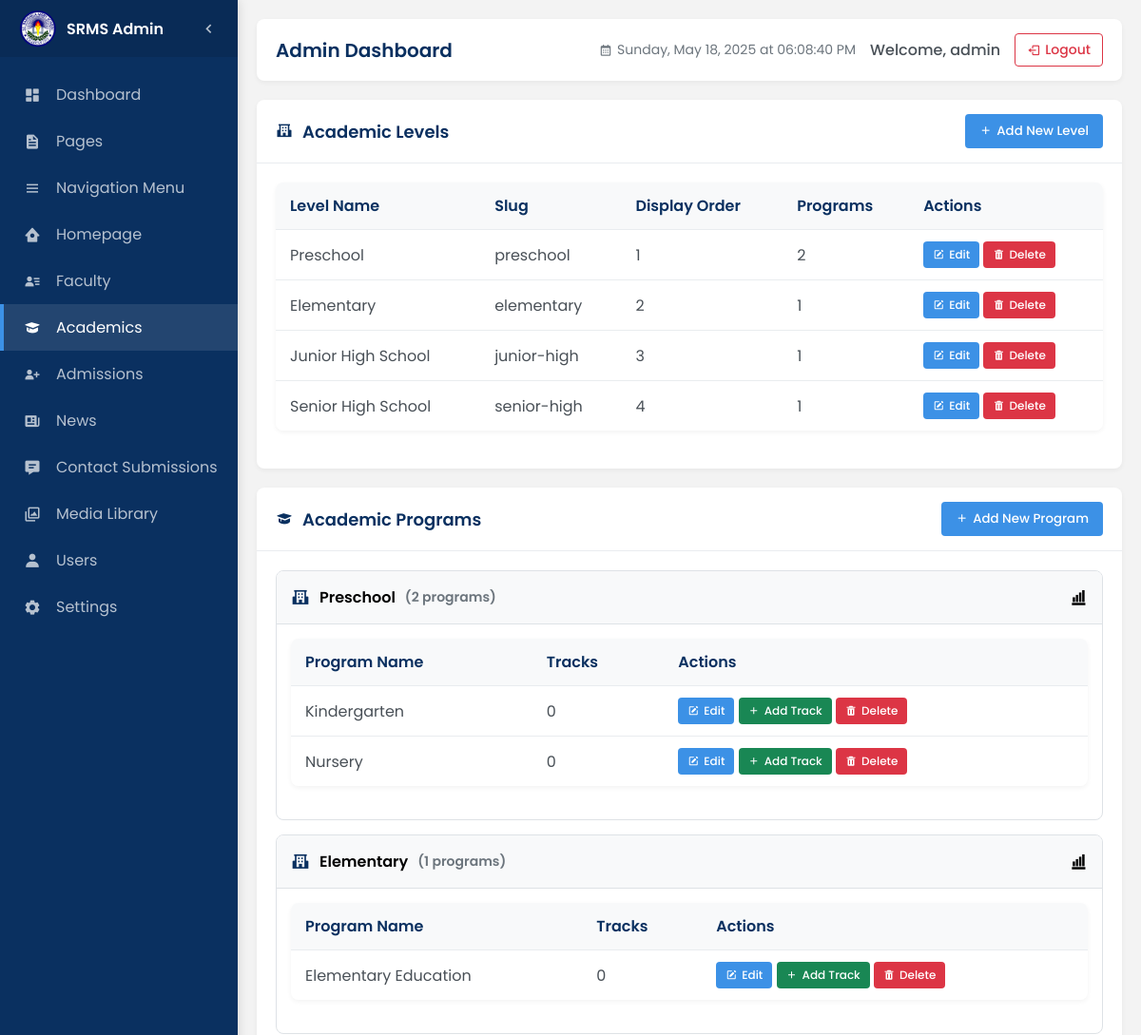
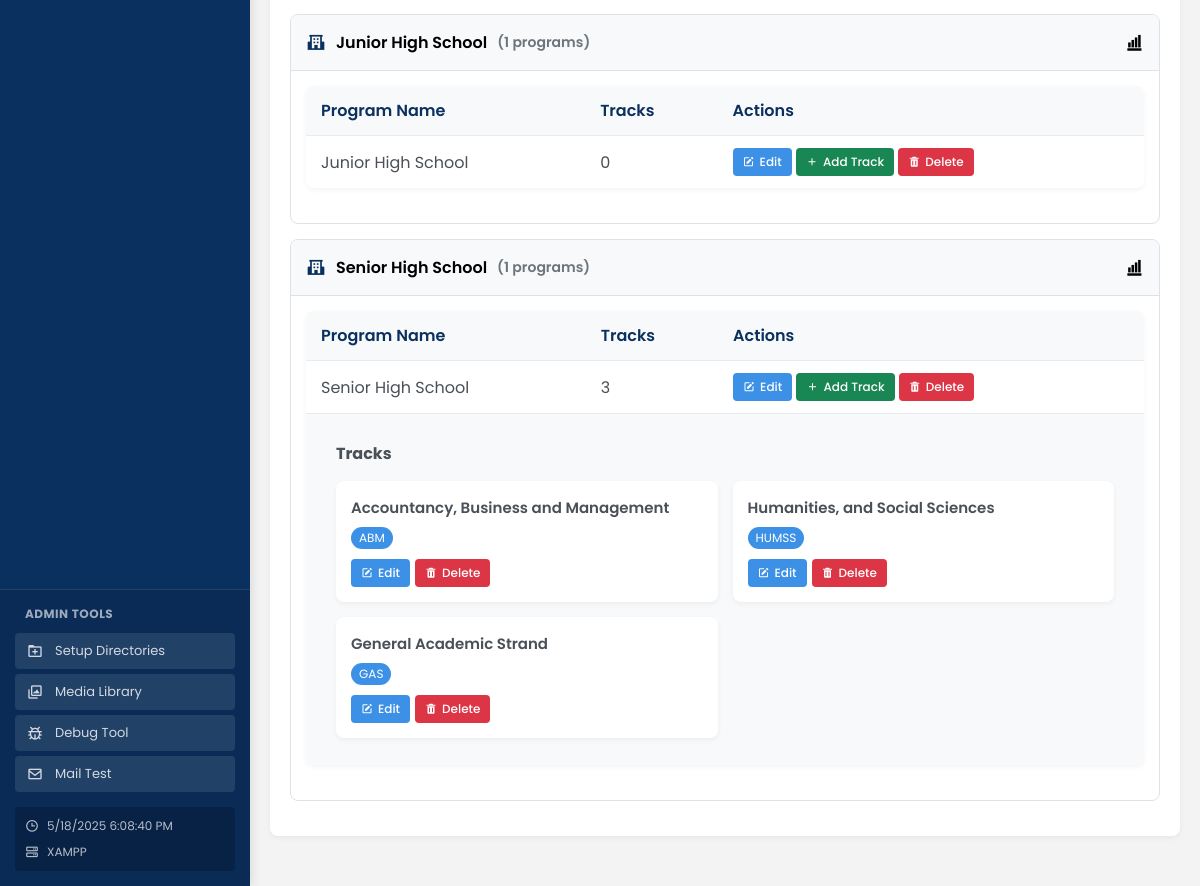
The app's page /admin/academics-manage.php (signed in) with its own data (2 pictures, top to bottom).
### tables this page shows
CREATE TABLE `academic_levels` (
  `id` int(11) NOT NULL,
  `name` varchar(50) NOT NULL,
  `slug` varchar(50) NOT NULL,
  `display_order` int(11) DEFAULT 0
);

CREATE TABLE `academic_programs` (
  `id` int(11) NOT NULL,
  `level_id` int(11) NOT NULL,
  `name` varchar(100) NOT NULL,
  `description` text DEFAULT NULL,
  `display_order` int(11) DEFAULT 0,
  `created_at` timestamp NOT NULL DEFAULT current_timestamp(),
  `updated_at` timestamp NOT NULL DEFAULT current_timestamp() ON UPDATE current_timestamp()
);

CREATE TABLE `academic_tracks` (
  `id` int(11) NOT NULL,
  `program_id` int(11) NOT NULL,
  `name` varchar(100) NOT NULL,
  `code` varchar(20) DEFAULT NULL,
  `description` text DEFAULT NULL,
  `display_order` int(11) DEFAULT 0
);

### includes/db.php (called while the page is built, shortened)
<?php
class Database {
    private $connection;
    private function connect() {
        $host = DB_SERVER;
        $user = DB_USERNAME;
        $pass = DB_PASSWORD;
        $db = DB_NAME;
        $port = defined('DB_PORT') ? DB_PORT : '3306';
        $this->connection = new mysqli($host, $user, $pass, $db, $port);
        $this->connection->set_charset('utf8mb4');
    }
    public function query($sql) {
        $result = $this->connection->query($sql);
        return $result;
    }
    public function fetch_all($sql) {
        $result = $this->query($sql);
        $rows = [];
        if ($result) {
            while ($row = $result->fetch_assoc()) {
                $rows[] = $row;
            }
        }
        return $rows;
    }
}

### admin/academics-manage.php (the view, shortened to what this page needs)
<?php
include_once '../includes/db.php';
$db = new Database();
$levels = $db->fetch_all("SELECT * FROM academic_levels ORDER BY display_order ASC");
$programs = $db->fetch_all("SELECT p.*, l.name as level_name
                           FROM academic_programs p
                           JOIN academic_levels l ON p.level_id = l.id
                           ORDER BY l.display_order ASC, p.name ASC");
$tracks = $db->fetch_all("SELECT t.*, p.name as program_name, l.name as level_name
                         FROM academic_tracks t
                         JOIN academic_programs p ON t.program_id = p.id
                         JOIN academic_levels l ON p.level_id = l.id
                         ORDER BY t.display_order ASC");
$programs_by_level = [];
foreach ($programs as $program) {
    $level_id = $program['level_id'];
    if (!isset($programs_by_level[$level_id])) {
        $programs_by_level[$level_id] = [];
    }
    $programs_by_level[$level_id][] = $program;
}
$tracks_by_program = [];
foreach ($tracks as $track) {
    $program_id = $track['program_id'];
    if (!isset($tracks_by_program[$program_id])) {
        $tracks_by_program[$program_id] = [];
    }
    $tracks_by_program[$program_id][] = $track;
}
?>
<div class="academics-dashboard">
    <div class="panel mb-4">
        <div class="panel-header">
            <h3 class="panel-title"><i class='bx bxs-school'></i> Academic Levels</h3>
            <div class="panel-actions">
                <button type="button" class="btn btn-primary" id="add-level-btn">
                    <i class='bx bx-plus'></i> Add New Level
                </button>
            </div>
        </div>
        <div class="panel-body">
            <div class="table-container">
                <table class="table" id="levelsTable">
                    <thead>
                        <tr>
                            <th>Level Name</th>
                            <th>Slug</th>
                            <th>Display Order</th>
                            <th>Programs</th>
                            <th>Actions</th>
                        </tr>
                    </thead>
                    <tbody>
                        <?php if(empty($levels)): ?>
                        <tr>
                            <td colspan="5" class="text-center">
                                <div class="empty-state">
                                    <i class='bx bxs-school'></i>
                                    <p>No academic levels found. Add your first academic level.</p>
                                </div>
                            </td>
                        </tr>
                        <?php else: ?>
                            <?php foreach($levels as $level): ?>
                            <?php $program_count = isset($programs_by_level[$level['id']]) ? count($programs_by_level[$level['id']]) : 0; ?>
                            <tr data-id="<?php echo $level['id']; ?>">
                                <td><?php echo htmlspecialchars($level['name']); ?></td>
                                <td><code><?php echo htmlspecialchars($level['slug']); ?></code></td>
                                <td><?php echo $level['display_order']; ?></td>
                                <td><?php echo $program_count; ?></td>
                                <td>
                                    <div class="action-buttons">
                                        <button type="button" class="btn btn-primary btn-sm edit-level-btn">
                                            <i class='bx bxs-edit'></i> Edit
                                        </button>
                                        <button type="button" class="btn btn-danger btn-sm delete-level-btn" <?php echo $program_count > 0 ? 'disabled' : ''; ?>>
                                            <i class='bx bxs-trash'></i> Delete
                                        </button>
                                    </div>
                                </td>
                            </tr>
                            <?php endforeach; ?>
                        <?php endif; ?>
                    </tbody>
                </table>
            </div>
        </div>
    </div>
    <div class="panel mb-4">
        <div class="panel-header">
            <h3 class="panel-title"><i class='bx bxs-graduation'></i> Academic Programs</h3>
            <div class="panel-actions">
                <button type="button" class="btn btn-primary" id="add-program-btn" <?php echo empty($levels) ? 'disabled' : ''; ?>>
                    <i class='bx bx-plus'></i> Add New Program
                </button>
            </div>
        </div>
        <div class="panel-body">
            <?php if(empty($levels)): ?>
                <div class="alert alert-warning">
                    <i class='bx bx-info-circle'></i>
                    <span>You need to add at least one academic level before you can add programs.</span>
                </div>
            <?php else: ?>
                <div class="accordion" id="programsAccordion">
                    <?php foreach($levels as $level): ?>
                        <?php if(isset($programs_by_level[$level['id']])): ?>
                            <div class="accordion-item">
                                <div class="accordion-header" id="level-<?php echo $level['id']; ?>">
                                    <button class="accordion-button" type="button" data-bs-toggle="collapse" data-bs-target="#collapse-<?php echo $level['id']; ?>" aria-expanded="true" aria-controls="collapse-<?php echo $level['id']; ?>">
                                        <i class='bx bxs-school'></i> <?php echo htmlspecialchars($level['name']); ?> <span class="program-count">(<?php echo count($programs_by_level[$level['id']]); ?> programs)</span>
                                    </button>
                                </div>
                                <div id="collapse-<?php echo $level['id']; ?>" class="accordion-collapse collapse show" aria-labelledby="level-<?php echo $level['id']; ?>" data-bs-parent="#programsAccordion">
                                    <div class="accordion-body">
                                        <div class="table-container">
                                            <table class="table program-table">
                                                <thead>
                                                    <tr>
                                                        <th>Program Name</th>
                                                        <th>Tracks</th>
                                                        <th>Actions</th>
                                                    </tr>
                                                </thead>
                                                <tbody>
                                                    <?php foreach($programs_by_level[$level['id']] as $program): ?>
                                                    <?php $track_count = isset($tracks_by_program[$program['id']]) ? count($tracks_by_program[$program['id']]) : 0; ?>
                                                    <tr data-id="<?php echo $program['id']; ?>" data-level-id="<?php echo $level['id']; ?>">
                                                        <td><?php echo htmlspecialchars($program['name']); ?></td>
                                                        <td><?php echo $track_count; ?></td>
                                                        <td>
                                                            <div class="action-buttons">
                                                                <button type="button" class="btn btn-primary btn-sm edit-program-btn">
                                                                    <i class='bx bxs-edit'></i> Edit
                                                                </button>
                                                                <button type="button" class="btn btn-success btn-sm add-track-btn">
                                                                    <i class='bx bx-plus'></i> Add Track
                                                                </button>
                                                                <button type="button" class="btn btn-danger btn-sm delete-program-btn" <?php echo $track_count > 0 ? 'disabled' : ''; ?>>
                                                                    <i class='bx bxs-trash'></i> Delete
                                                                </button>
                                                            </div>
                                                        </td>
                                                    </tr>
                                                    <?php if($track_count > 0): ?>
                                                    <tr class="tracks-row">
                                                        <td colspan="3">
                                                            <div class="tracks-container">
                                                                <h5>Tracks</h5>
                                                                <div class="tracks-grid">
                                                                    <?php foreach($tracks_by_program[$program['id']] as $track): ?>
                                                                    <div class="track-card" data-id="<?php echo $track['id']; ?>">
                                                                        <div class="track-header">
                                                                            <h6><?php echo htmlspecialchars($track['name']); ?></h6>
                                                                            <?php if(!empty($track['code'])): ?>
                                                                            <span class="track-code"><?php echo htmlspecialchars($track['code']); ?></span>
                                                                            <?php endif; ?>
                                                                        </div>
                                                                        <div class="track-actions">
                                                                            <button type="button" class="btn btn-primary btn-sm edit-track-btn">
                                                                                <i class='bx bxs-edit'></i> Edit
                                                                            </button>
                                                                            <button type="button" class="btn btn-danger btn-sm delete-track-btn">
                                                                                <i class='bx bxs-trash'></i> Delete
                                                                            </button>
                                                                        </div>
                                                                    </div>
                                                                    <?php endforeach; ?>
                                                                </div>
                                                            </div>
                                                        </td>
                                                    </tr>
                                                    <?php endif; ?>
                                                    <?php endforeach; ?>
                                                </tbody>
                                            </table>
                                        </div>
                                    </div>
                                </div>
                            </div>
                        <?php endif; ?>
                    <?php endforeach; ?>
                </div>
            <?php endif; ?>
        </div>
    </div>
</div>
<?php
include 'layout.php';
?>

### records on screen
academic_levels: name "Preschool", slug "preschool", display_order "1", id "2"
academic_levels: name "Elementary", slug "elementary", display_order "2", id "1"
academic_levels: name "Junior High School", slug "junior-high", display_order "3", id "1"
academic_levels: name "Senior High School", slug "senior-high", display_order "4", id "1"
academic_programs: name "Kindergarten", id "0"
academic_programs: name "Nursery", id "0"
academic_programs: name "Elementary Education", id "0"
academic_programs: name "Junior High School", id "0"
academic_programs: name "Senior High School", id "3"
academic_tracks: name "Accountancy, Business and Management", code "ABM"
academic_tracks: name "Humanities, and Social Sciences", code "HUMSS"
academic_tracks: name "General Academic Strand", code "GAS"

### other values on screen
SERVER_TYPE "XAMPP"
$page_title "Admin Dashboard"
$_SESSION['admin_username'] "admin"
